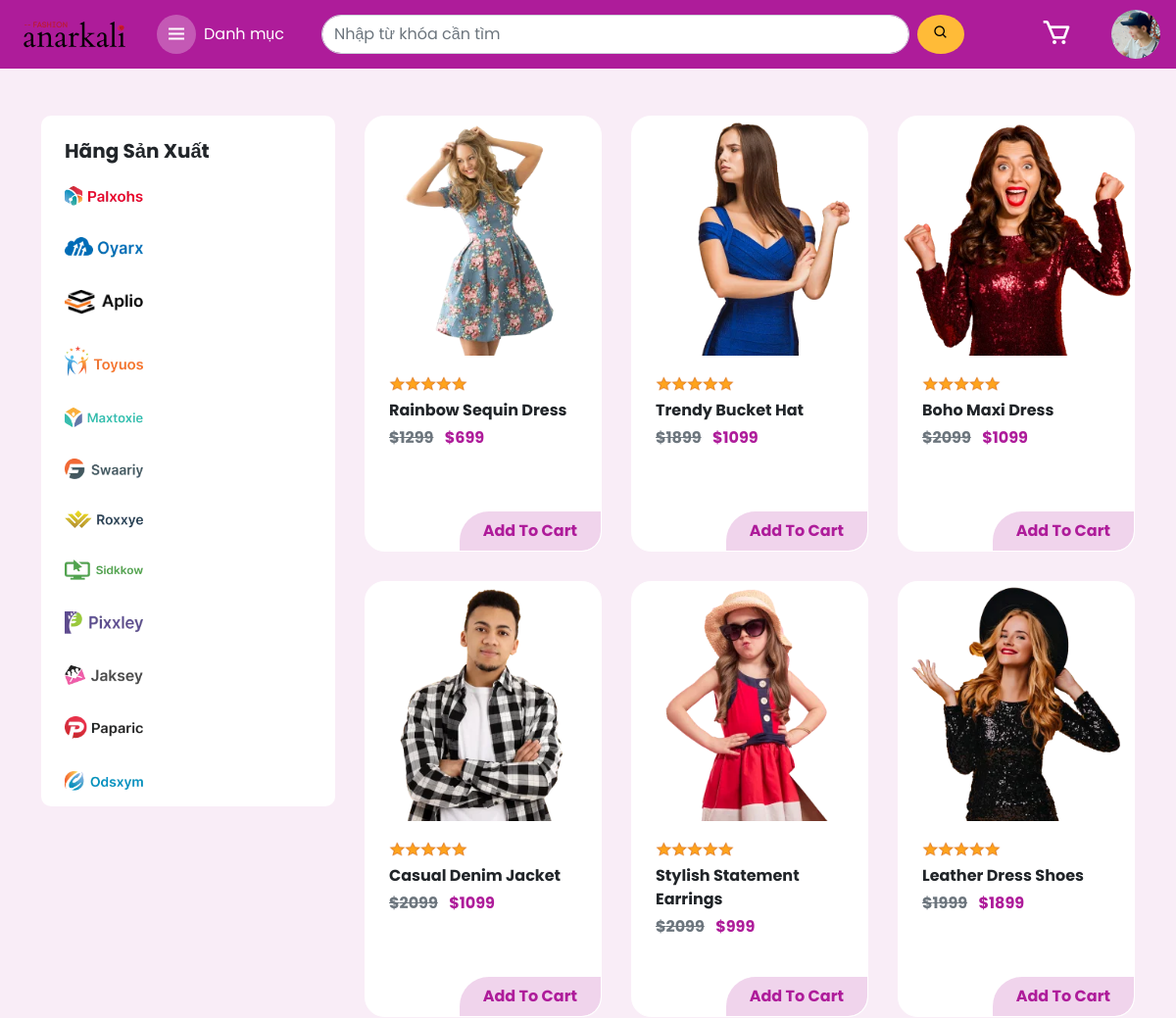
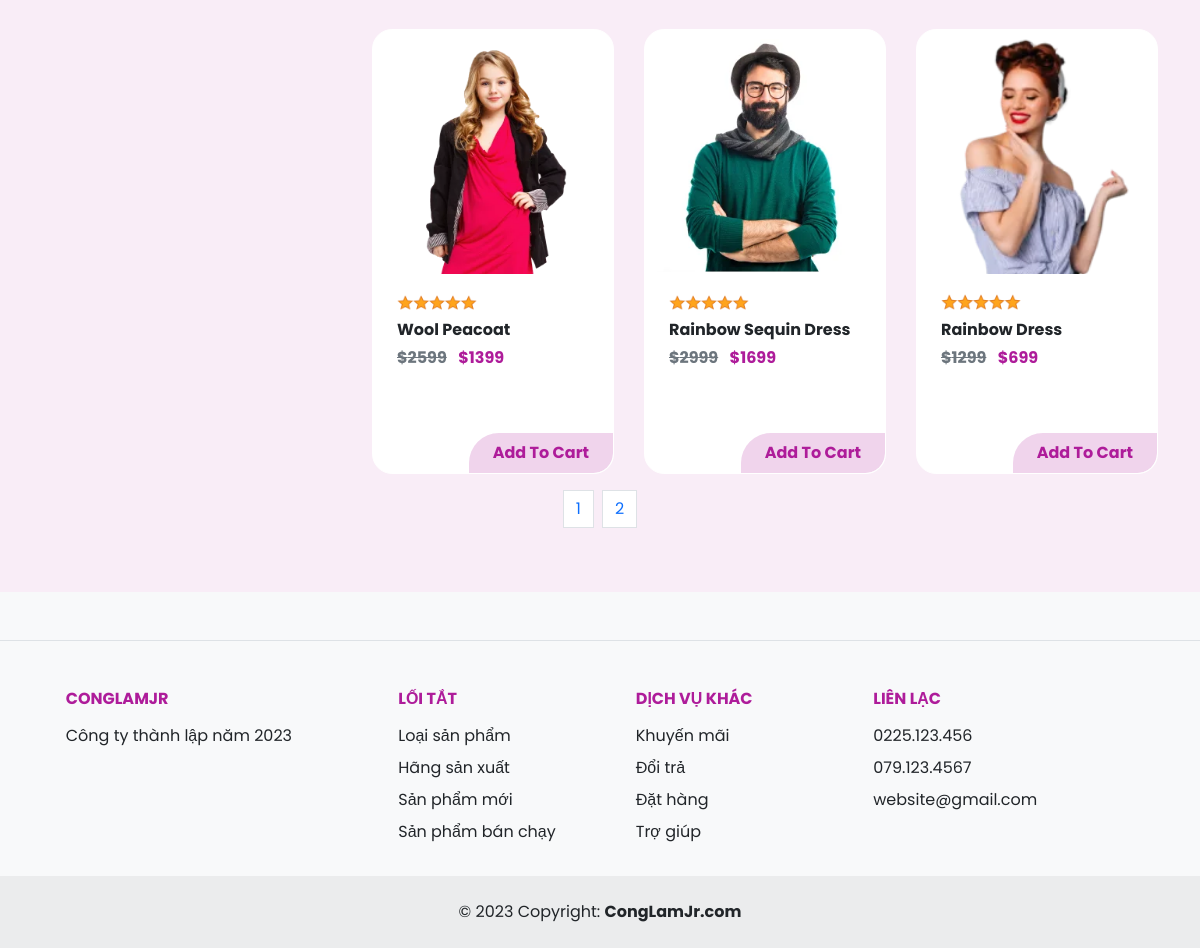
The app's page /trang_chu/xem_theo_hang_san_xuat.php (signed in) with its own data (2 pictures, top to bottom).
### tables this page shows
CREATE TABLE `nguoidung` (
  `TaiKhoan` varchar(64) NOT NULL,
  `MatKhau` varchar(64) NOT NULL,
  `Email` varchar(64) NOT NULL,
  `HinhAnh` varchar(68) NOT NULL,
  `Quyen` int(1) NOT NULL,
  `TrangThai` int(1) NOT NULL
);

CREATE TABLE `hangsanxuat` (
  `MaHangSanXuat` int(64) NOT NULL,
  `TenHangSanXuat` varchar(64) NOT NULL,
  `HinhAnh` varchar(68) NOT NULL,
  `TrangThai` int(1) NOT NULL
);

CREATE TABLE `sanpham` (
  `MaSanPham` int(64) NOT NULL,
  `TenSanPham` varchar(64) NOT NULL,
  `HinhAnh` varchar(69) NOT NULL,
  `GiaGoc` int(64) NOT NULL,
  `GiaKhuyenMai` int(64) NOT NULL,
  `MoTa` varchar(2000) NOT NULL,
  `GioiTinh` varchar(3) NOT NULL,
  `MaKichThuoc` int(64) NOT NULL,
  `MaLoaiSanPham` int(64) NOT NULL,
  `MaHangSanXuat` int(64) NOT NULL,
  `TrangThai` int(1) NOT NULL
);

### quan_tri/module/database.php (called while the page is built, shortened)
<?php
  function execute_query($sql, $params=NULL) {
    $server = 'localhost';
    $username = 'root';
    $password = '';
    $dbname = 'shopthoitrang';
    $conn = new PDO("mysql:host={$server};dbname={$dbname}", $username, $password);
    $stmt = $conn->prepare($sql);
    if (isset($params))
      foreach ($params as $key => $value)
        $stmt->bindValue($key,$value,PDO::PARAM_STR);
    $stmt->execute();
    return $stmt->fetchAll();
  }
?>

### trang_chu/xem_theo_hang_san_xuat.php (the view, shortened to what this page needs)
<!DOCTYPE html>
<html lang="en">
<head>
  <?php
    include 'module/head.php';
  ?>
</head>
<body>
  <form action='xu_ly_tim_kiem.php' method='post' class='d-flex align-items-center justify-content-between header px-3'>
    <?php
      include 'module/header.php';
    ?>
  </form>
  <div class='body containter-fluid'>
    <div class='display_section py-5'>
      <div class='container-md'>
        <div class='display'>
          <div class='sidebar bg-white pt-4 d-flex flex-column overflow-hidden'>
            <div class='fw-bold h5 ms-4'>Hãng Sản Xuất</div>
            <?php
              $sql = "SELECT * FROM hangsanxuat";
              $hang_san_xuats = execute_query($sql);
              foreach($hang_san_xuats as $hang_san_xuat){
                echo "<a class='text-decoration-none text-dark d-flex align-items-center py-3' href='xem_theo_hang_san_xuat.php?id={$hang_san_xuat['MaHangSanXuat']}'>
                    <img class='icon_hang_san_xuat ms-4' src='../data/hang_san_xuat/{$hang_san_xuat['HinhAnh']}'>
                  </a>
                ";
              }
            ?>
          </div>
          <div class='products'>
            <?php
              $params = array();
              $sql = "";
              if(isset($_GET['id'])){
                $ma_hang_san_xuat = $_GET['id'];
                $sql = "SELECT * FROM sanpham WHERE MaHangSanXuat=:ma_hang_san_xuat";
                $params['ma_hang_san_xuat'] = $ma_hang_san_xuat;
              }else{
                $sql = "SELECT * FROM sanpham";
              }
              $page_index = 1;
              $page_length = 9;
              $page_start = ($page_index - 1) * $page_length;
              $sql .= " LIMIT {$page_start}, {$page_length}";
              $san_phams = execute_query($sql, $params);
              foreach($san_phams as $san_pham){
                echo "<div class='item bg-white overflow-hidden position-relative'>
                        <img class='product_img mb-3' src='../data/san_pham/{$san_pham['HinhAnh']}'>
                        <img class='rating_img ms-4' src='../img/rating.png'>
                        <div class='fw-bold py-1 ms-4'>{$san_pham['TenSanPham']}</div>
                        <div class='fw-bold ms-4'><span class='text-secondary text-decoration-line-through me-2'>"."$"."{$san_pham['GiaGoc']}</span> <span style='color: #ae1c9a;'>"."$"."{$san_pham['GiaKhuyenMai']}</span></div>
                        <a href='gio_hang/xu_ly_them_gio_hang.php?id={$san_pham['MaSanPham']}'><button class='position-absolute px-4 py-2 fw-bold'>Add To Cart</button></a>
                      </div>";
              }
            ?>
          </div>
        </div>
      </div>
      <div class="pagination d-flex justify-content-center mt-3">
        <?php
          if(isset($_GET['id'])){
            $ma_hang_san_xuat = $_GET['id'];
            $row_number = execute_query("SELECT COUNT(*) AS dem FROM sanpham WHERE  MaHangSanXuat=:ma_hang_san_xuat", array('ma_hang_san_xuat' => $ma_hang_san_xuat))[0]['dem'];
            $page_number = (int) $row_number/$page_length;
            if($row_number % $page_length != 0)
              $page_number++;
            for($i = 1; $i <= $page_number; $i++){
              echo "<ul class='pagination px-1'>
                  <a href='xem_theo_hang_san_xuat.php?id={$ma_hang_san_xuat}&pid={$i}' class='page-link'>{$i}</a>
                </ul>";
            }
          }else{
            $row_number = execute_query("SELECT COUNT(*) AS dem FROM sanpham")[0]['dem'];
            $page_number = (int) $row_number/$page_length;
            if($row_number % $page_length != 0)
              $page_number++;
            for($i = 1; $i <= $page_number; $i++){
              echo "<ul class='pagination px-1'>
                  <a href='xem_theo_hang_san_xuat.php?pid={$i}' class='page-link'>{$i}</a>
                </ul>";
            }
          }
        ?>
      </div>
    </div>
  </div>
  <div class='footer'>
    <?php
      include 'module/footer.php';
    ?>
  </div>
</body>
</html>

### trang_chu/module/header.php (shortened to what this page needs)
<div class='d-flex'>
  <img class='logo' src="../img/logo2.avif">
  <button type='button' class='d-flex align-items-center ms-4 category_button'>
    <div class='d-flex align-items-center category_icon_container p-2'><i class='bx bx-menu text-white fs-4 category_icon'></i></div>
    <div class='fs-6 text-white ps-2'>Danh mục
    </div>
  </button>
</div>
<div class='search_container d-flex'>
  <input required='true' type="text" name='tu_khoa' class='form-control input_search' placeholder='Nhập từ khóa cần tìm'>
  <button type='submit' class='px-3 py-2 button_search ms-2'><i class='bx bx-search' ></i></button>
</div>
<?php
  $hinh_anh = execute_query('SELECT HinhAnh FROM nguoidung WHERE TaiKhoan=:tai_khoan', array('tai_khoan' => $_SESSION['TenTaiKhoan']))[0][0];
?>
<div class='d-flex justify-content-center align-items-center'>
  <a href='gio_hang.php' class='text-decoration-none cart_container position-relative'>
    <i style='transform: scale(2.0);' class='bx bx-cart text-white mx-5'></i>
  </a>
  <a href="trang_ca_nhan.php"><button type='button' class='button_user'><img class='user_img' src='../data/nguoi_dung/<?php echo $hinh_anh; ?>'></button></a>
</div>

### trang_chu/style/header.css (style rules this page uses)
* { padding: 0; margin: 0; box-sizing: border-box; font-family: 'Poppins', sans-serif; }
.header { height: 70px; background-color: #ae1c9a; left: 0; right: 0; }
.header .logo { width: 120px; }
.header .category_button { background-color: unset; border: none; position: relative; }
.header .category_icon_container { background-color: rgba(255, 255, 255, 0.27); border-radius: 50%; }
.header .search_container .input_search { width: 600px; border-radius: 20px; }
.header .search_container .button_search { border: none; border-radius: 50%; background-color: #ffbb38; }
.header .user_img { object-fit: cover; width: 50px; border-radius: 50%; height: 50px; }
.button_cart, .button_user { border: none; background-color: unset; }

### trang_chu/style/body.css (style rules this page uses)
* { padding: 0; margin: 0; box-sizing: border-box; font-family: 'Poppins', sans-serif; }
.body .category_section .item_container, .display .products, .display { display: grid; grid-template-columns: repeat(6, 1fr); column-gap: 30px; row-gap: 30px; }
.body .new_arrival_section, .body .display_section { background-color: rgba(174, 28, 154, 0.08); }
.new_arrival .item, .flash_sale .item, .other_products .item, .display .products .item, .products_container .item { border-radius: 20px; height: 445px; border: 1px solid #fff; transition: 0.25s; }
.new_arrival .product_img, .flash_sale .product_img, .other_products .product_img, .products .product_img, .products_container .product_img { width: 100%; object-fit: cover; }
.rating_img { width: 80px; }
.new_arrival .item button, .flash_sale .item button, .top_selling .item button, .products .item button, .products_container .item button, .all_products .item button { padding: 1.2rem 1.6rem 1.2rem 2.5rem; border: none; right: 0; bottom: 0; border-bottom-right-radius: 20px; border-top-left-radius: 30px; background-color: rgba(174,28,154,.1882352941); color: #ae1c9a; transition: 0.25s; }
.display_section .display .sidebar { border-radius: 10px; align-self: start; }
.display_section .display { grid-template-columns: 300px 1fr; }
.display .sidebar .icon_hang_san_xuat { width: 80px; object-fit: contain; }
.display .products { grid-template-columns: repeat(3, 1fr); }

### records on screen
nguoidung: HinhAnh (picture)
hangsanxuat: HinhAnh (picture)
hangsanxuat: HinhAnh (picture)
hangsanxuat: HinhAnh (picture)
hangsanxuat: HinhAnh (picture)
hangsanxuat: HinhAnh (picture)
hangsanxuat: HinhAnh (picture)
hangsanxuat: HinhAnh (picture)
hangsanxuat: HinhAnh (picture)
hangsanxuat: HinhAnh (picture)
hangsanxuat: HinhAnh (picture)
hangsanxuat: HinhAnh (picture)
hangsanxuat: HinhAnh (picture)
sanpham: HinhAnh (picture), TenSanPham "Rainbow Sequin Dress", GiaGoc "1299", GiaKhuyenMai "699"
sanpham: HinhAnh (picture), TenSanPham "Trendy Bucket Hat", GiaGoc "1899", GiaKhuyenMai "1099"
sanpham: HinhAnh (picture), TenSanPham "Boho Maxi Dress", GiaGoc "2099", GiaKhuyenMai "1099"
sanpham: HinhAnh (picture), TenSanPham "Casual Denim Jacket", GiaGoc "2099", GiaKhuyenMai "1099"
sanpham: HinhAnh (picture), TenSanPham "Stylish Statement Earrings", GiaGoc "2099", GiaKhuyenMai "999"
sanpham: HinhAnh (picture), TenSanPham "Leather Dress Shoes", GiaGoc "1999", GiaKhuyenMai "1899"
sanpham: HinhAnh (picture), TenSanPham "Wool Peacoat", GiaGoc "2599", GiaKhuyenMai "1399"
sanpham: HinhAnh (picture), TenSanPham "Rainbow Sequin Dress", GiaGoc "2999", GiaKhuyenMai "1699"
sanpham: HinhAnh (picture), TenSanPham "Rainbow Dress", GiaGoc "1299", GiaKhuyenMai "699"
